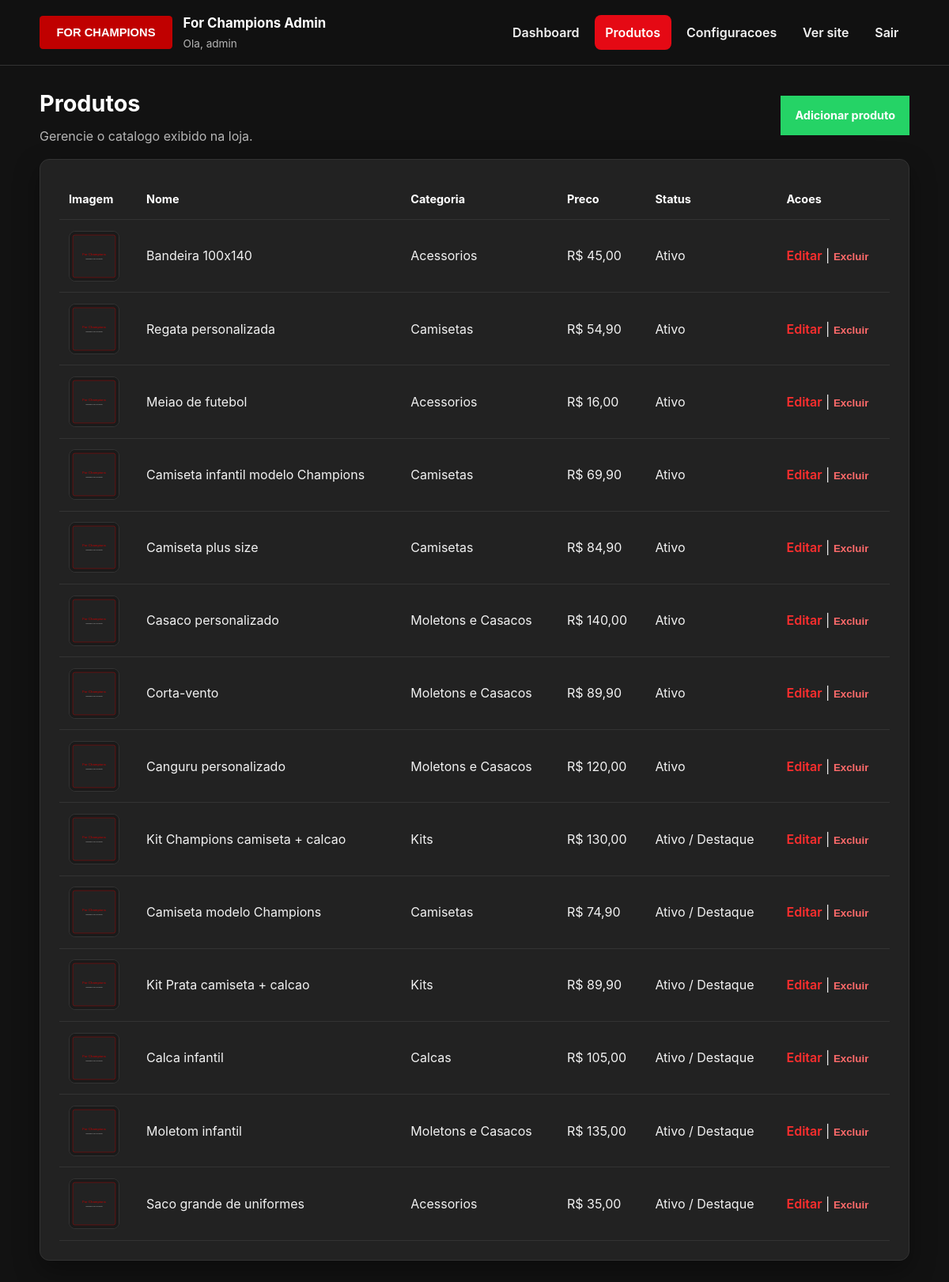
/admin/produtos.php (signed in), run on the app's committed database.
### tables this page shows
CREATE TABLE IF NOT EXISTS products (
    id INT UNSIGNED AUTO_INCREMENT PRIMARY KEY,
    nome VARCHAR(180) NOT NULL,
    slug VARCHAR(180) NOT NULL UNIQUE,
    categoria VARCHAR(80) NOT NULL,
    preco DECIMAL(10,2) NOT NULL DEFAULT 0,
    descricao TEXT NOT NULL,
    imagem VARCHAR(255) DEFAULT NULL,
    destaque TINYINT(1) NOT NULL DEFAULT 0,
    ativo TINYINT(1) NOT NULL DEFAULT 1,
    ordem INT NOT NULL DEFAULT 0,
    created_at TIMESTAMP DEFAULT CURRENT_TIMESTAMP
);

### src/config.php (called while the page is built, shortened)
<?php
return [
    'db' => [
        'host' => getenv('DB_HOST') ?: 'db',
        'port' => (int) (getenv('DB_PORT') ?: 3306),
        'name' => getenv('DB_NAME') ?: 'forchampions',
        'user' => getenv('DB_USER') ?: 'fc_user',
        'pass' => getenv('DB_PASS') ?: 'fc_pass',
    ],
    'app' => [
        'url' => rtrim(getenv('APP_URL') ?: 'http://localhost:8081', '/'),
        'name' => 'For Champions',
        'email' => 'contato@forchampions.com.br',
        'timezone' => 'America/Sao_Paulo',
    ],
    'upload' => [
        'max_bytes' => 5 * 1024 * 1024,
        'allowed' => ['image/jpeg', 'image/png', 'image/webp', 'image/gif'],
    ],
];

### src/helpers.php (called while the page is built, shortened)
<?php
function appConfig(): array
{
    return require SRC_PATH . '/config.php';
}
function e(?string $value): string
{
    return htmlspecialchars($value ?? '', ENT_QUOTES, 'UTF-8');
}
function baseUrl(string $path = ''): string
{
    $base = appConfig()['app']['url'];
    $path = ltrim($path, '/');
    return $path === '' ? $base : $base . '/' . $path;
}
function assetUrl(string $path): string
{
    return baseUrl(ltrim($path, '/'));
}
function publicPath(string $path = ''): string
{
    $path = ltrim($path, '/');
    return $path === '' ? PUBLIC_PATH : PUBLIC_PATH . '/' . $path;
}
function formatPrice(float $price): string
{
    return 'R$ ' . number_format($price, 2, ',', '.');
}
function productImageUrl(?string $path): string
{
    if (!file_exists(publicPath($path))) {
        return assetUrl('assets/images/branding/placeholder-product.svg');
    }
    return assetUrl($path);
}

### src/auth.php (called while the page is built, shortened)
<?php
function currentAdminUsername(): string
{
    return $_SESSION['admin_username'] ?? 'admin';
}

### src/db.php (called while the page is built, shortened)
<?php
function db(): PDO
{
    $config = appConfig()['db'];
    $dsn = sprintf(
        'mysql:host=%s;port=%d;dbname=%s;charset=utf8mb4',
        $config['host'],
        $config['port'],
        $config['name']
    );
    $pdo = new PDO($dsn, $config['user'], $config['pass'], [
        PDO::ATTR_ERRMODE => PDO::ERRMODE_EXCEPTION,
        PDO::ATTR_DEFAULT_FETCH_MODE => PDO::FETCH_ASSOC,
        PDO::MYSQL_ATTR_INIT_COMMAND => 'SET NAMES utf8mb4 COLLATE utf8mb4_unicode_ci',
    ]);
    return $pdo;
}

### public/admin/produtos.php (the view, shortened to what this page needs)
<?php
$action = $_GET['action'] ?? 'list';
$product = null;
$products = db()->query('SELECT * FROM products ORDER BY ordem ASC, nome ASC')->fetchAll();
renderAdminHeader($action === 'create' ? 'Novo produto' : ($action === 'edit' ? 'Editar produto' : 'Produtos'));
?>
<?php if ($action === 'create' || $action === 'edit'): ?>
    <h1 class="admin-page-title"><?= $action === 'create' ? 'Adicionar produto' : 'Editar produto' ?></h1>
    <p class="admin-page-subtitle">Preencha os dados do produto exibidos na landing page.</p>
    <div class="admin-card">
        <form method="post" enctype="multipart/form-data" class="form-grid">
            <input type="hidden" name="csrf_token" value="<?= e(csrfToken()) ?>">
            <input type="hidden" name="action" value="<?= $action === 'create' ? 'create' : 'update' ?>">
            <?php if ($product): ?><input type="hidden" name="id" value="<?= (int) $product['id'] ?>"><?php endif; ?>
            <label>Nome<input type="text" name="nome" required value="<?= e($product['nome'] ?? '') ?>"></label>
            <label>Slug<input type="text" name="slug" value="<?= e($product['slug'] ?? '') ?>" placeholder="Gerado automaticamente se vazio"></label>
            <label>Categoria<input type="text" name="categoria" required value="<?= e($product['categoria'] ?? '') ?>"></label>
            <label>Preco<input type="text" name="preco" required value="<?= e(isset($product['preco']) ? number_format((float) $product['preco'], 2, ',', '.') : '') ?>"></label>
            <label>Descrição<textarea name="descricao" rows="6"><?= e($product['descricao'] ?? '') ?></textarea></label>
            <label>Imagem<input type="file" name="imagem" accept="image/*"></label>
            <?php if (!empty($product['imagem'])): ?><img class="admin-thumb" src="<?= e(productImageUrl($product['imagem'])) ?>" alt=""><?php endif; ?>
            <label class="checkbox-label"><input type="checkbox" name="destaque" <?= !empty($product['destaque']) ? 'checked' : '' ?>> Destaque (mais vendidos)</label>
            <label class="checkbox-label"><input type="checkbox" name="ativo" <?= !isset($product['ativo']) || !empty($product['ativo']) ? 'checked' : '' ?>> Ativo</label>
            <label>Ordem<input type="number" name="ordem" value="<?= e((string) ($product['ordem'] ?? 0)) ?>"></label>
            <div class="admin-actions">
                <button class="btn btn-whatsapp" type="submit">Salvar produto</button>
                <a class="btn btn-outline" href="/admin/produtos.php">Cancelar</a>
            </div>
        </form>
    </div>
<?php else: ?>
    <div class="admin-card-header">
        <div>
            <h1 class="admin-page-title">Produtos</h1>
            <p class="admin-page-subtitle">Gerencie o catalogo exibido na loja.</p>
        </div>
        <a class="btn btn-whatsapp" href="/admin/produtos.php?action=create">Adicionar produto</a>
    </div>
    <div class="admin-card">
        <div class="admin-table-wrap">
            <table class="admin-table">
                <thead>
                    <tr><th>Imagem</th><th>Nome</th><th>Categoria</th><th>Preco</th><th>Status</th><th>Acoes</th></tr>
                </thead>
                <tbody>
                    <?php foreach ($products as $item): ?>
                        <tr>
                            <td><img class="admin-thumb" src="<?= e(productImageUrl($item['imagem'])) ?>" alt=""></td>
                            <td><?= e($item['nome']) ?></td>
                            <td><?= e($item['categoria']) ?></td>
                            <td><?= e(formatPrice((float) $item['preco'])) ?></td>
                            <td><?= (int) $item['ativo'] === 1 ? 'Ativo' : 'Inativo' ?><?= (int) $item['destaque'] === 1 ? ' / Destaque' : '' ?></td>
                            <td>
                                <a href="/admin/produtos.php?action=edit&id=<?= (int) $item['id'] ?>">Editar</a> |
                                <form method="post" class="admin-inline-form" onsubmit="return confirm('Excluir este produto?');">
                                    <button type="submit">Excluir</button>
                                </form>
                            </td>
                        </tr>
                    <?php endforeach; ?>
                </tbody>
            </table>
        </div>
    </div>
<?php endif; ?>
<?php renderAdminFooter(); ?>

### src/views/admin.php (shortened to what this page needs)
<?php
function adminLogoUrl(): string
{
    return file_exists(publicPath('assets/images/branding/logo.png'))
        ? assetUrl('assets/images/branding/logo.png')
        : assetUrl('assets/images/branding/logo.svg');
}
function adminNavLink(string $href, string $label, string $activeFile): string
{
    $current = basename($_SERVER['PHP_SELF'] ?? '');
    $class = $current === $activeFile ? 'is-active' : '';
    return '<a href="' . e($href) . '" class="' . e($class) . '">' . e($label) . '</a>';
}
function renderAdminHeader(string $title): void
{
    ?>
<!DOCTYPE html>
<html lang="pt-BR">
<head>
    <link rel="stylesheet" href="<?= assetUrl('assets/css/style.css') ?>">
</head>
<body class="admin-body">
<div class="admin-topbar">
    <div class="admin-header">
        <div class="admin-brand">
            <img src="<?= e(adminLogoUrl()) ?>" alt="For Champions">
            <div>
                <strong>For Champions Admin</strong>
                <span>Ola, <?= e(currentAdminUsername()) ?></span>
            </div>
        </div>
        <nav class="admin-nav">
            <?= adminNavLink('/admin/index.php', 'Dashboard', 'index.php') ?>
            <?= adminNavLink('/admin/produtos.php', 'Produtos', 'produtos.php') ?>
            <?= adminNavLink('/admin/settings.php', 'Configuracoes', 'settings.php') ?>
            <a href="/" target="_blank">Ver site</a>
            <a href="/admin/logout.php">Sair</a>
        </nav>
    </div>
</div>
<div class="admin-shell">
<?php
}
function renderAdminFooter(): void
{
    ?>
</div>
</body>
</html>
<?php
}

### public/assets/css/style.css (style rules this page uses)
:root { --color-0: #e50914; --color-1: #ffffff; --color-2: #e1e1e6; --color-3: #b0b0b0; --color-4: #0d0d0d; --color-5: #1a1a1a; --color-6: #8b0000; --color-7: #292929; --color-8: #ff2e2e; --accent-sale: #cc1818; --accent-cta: #c7003c; --accent-yellow: #ffcc00; --bg-page: var(--color-4); --bg-section: var(--color-5); --bg-card: #0d0d0d; --bg-input: var(--color-7); --border: var(--color-7); --text: var(--color-1); --text-muted: var(--color-3); --white: #ffffff; --shadow: none; --radius: 0; --container: 1200px; }
* { box-sizing: border-box; }
body { margin: 0; font-family: -apple-system, BlinkMacSystemFont, "Segoe UI", Roboto, Oxygen-Sans, Ubuntu, Cantarell, "Helvetica Neue", sans-serif; color: var(--text); background: var(--bg-page); line-height: 1.65; }
a { color: inherit; text-decoration: none; }
img { max-width: 100%; display: block; }
.btn { display: inline-flex; align-items: center; justify-content: center; padding: 0.7rem 1rem; border-radius: 0; font-weight: 700; font-size: 0.9rem; border: 2px solid transparent; cursor: pointer; transition: background 0.2s ease, color 0.2s ease, border-color 0.2s ease; }
.btn-whatsapp { background: #25d366; color: var(--color-1); }
.admin-body { --bg-dark: #121212; --bg-section: #181818; --bg-card: #222222; --bg-input: #1e1e1e; --border: #333333; --text: #f2f2f2; --text-muted: #b5b5b5; --red: var(--color-0); --red-light: var(--color-8); --white: #ffffff; background: var(--bg-dark); min-height: 100vh; color: var(--text); }
.admin-topbar { background: rgba(18, 18, 18, 0.96); border-bottom: 1px solid var(--border); backdrop-filter: blur(8px); position: sticky; top: 0; z-index: 10; }
.admin-header, .admin-shell { width: min(1100px, calc(100% - 2rem)); margin: 0 auto; }
.admin-header { display: flex; justify-content: space-between; align-items: center; gap: 1rem; padding: 1rem 0; }
.admin-brand { display: flex; align-items: center; gap: 0.85rem; }
.admin-brand img { height: 42px; width: auto; }
.admin-brand strong { display: block; color: var(--white); font-size: 1.05rem; }
.admin-brand span { display: block; color: var(--text-muted); font-size: 0.85rem; }
.admin-nav { display: flex; gap: 0.35rem; flex-wrap: wrap; }
.admin-nav a { color: var(--text); font-weight: 600; padding: 0.55rem 0.85rem; border-radius: 8px; transition: background 0.2s ease, color 0.2s ease; }
.admin-nav a.is-active { background: var(--red); color: var(--white); }
.admin-shell { padding: 1.5rem 0 3rem; }
.admin-page-title { margin: 0 0 0.35rem; color: var(--white); font-size: 1.8rem; }
.admin-page-subtitle { margin: 0 0 1.5rem; color: var(--text-muted); }
.admin-card { background: var(--bg-card); border: 1px solid var(--border); border-radius: 12px; padding: 1.5rem; box-shadow: 0 12px 32px rgba(0, 0, 0, 0.35); margin-bottom: 1.5rem; }
.admin-table-wrap { overflow-x: auto; }
.admin-table { width: 100%; border-collapse: collapse; }
.admin-table th { padding: 0.85rem 0.75rem; border-bottom: 1px solid var(--border); text-align: left; color: var(--white); font-size: 0.9rem; }
.admin-table td { padding: 0.85rem 0.75rem; border-bottom: 1px solid var(--border); text-align: left; color: var(--text); }
.admin-table a { color: var(--red-light); font-weight: 600; }
.admin-table button[type="submit"] { background: none; border: none; color: #ff6b6b; cursor: pointer; font-weight: 600; padding: 0; }
.admin-inline-form { display: inline; }
.admin-card-header + .admin-card { margin-top: 0; }
.admin-thumb { width: 64px; height: 64px; object-fit: cover; border-radius: 8px; border: 1px solid var(--border); }
.admin-card-header { display: flex; justify-content: space-between; align-items: center; gap: 1rem; margin-bottom: 1rem; }
.admin-card-header .admin-page-title { margin-bottom: 0.25rem; }
.admin-card-header .admin-page-subtitle { margin-bottom: 0; }

### data on the page
products: nome "Bandeira 100x140", categoria "Acessorios", preco "R$ 45,00", ativo "Ativo"
products: nome "Regata personalizada", categoria "Camisetas", preco "R$ 54,90", ativo "Ativo"
products: nome "Meiao de futebol", categoria "Acessorios", preco "R$ 16,00", ativo "Ativo"
products: nome "Camiseta infantil modelo Champions", categoria "Camisetas", preco "R$ 69,90", ativo "Ativo"
products: nome "Camiseta plus size", categoria "Camisetas", preco "R$ 84,90", ativo "Ativo"
products: nome "Casaco personalizado", categoria "Moletons e Casacos", preco "R$ 140,00", ativo "Ativo"
products: nome "Corta-vento", categoria "Moletons e Casacos", preco "R$ 89,90", ativo "Ativo"
products: nome "Canguru personalizado", categoria "Moletons e Casacos", preco "R$ 120,00", ativo "Ativo"
products: nome "Kit Champions camiseta + calcao", categoria "Kits", preco "R$ 130,00", ativo "Ativo", destaque "/ Destaque"
products: nome "Camiseta modelo Champions", categoria "Camisetas", preco "R$ 74,90", ativo "Ativo", destaque "/ Destaque"
products: nome "Kit Prata camiseta + calcao", categoria "Kits", preco "R$ 89,90", ativo "Ativo", destaque "/ Destaque"
products: nome "Calca infantil", categoria "Calcas", preco "R$ 105,00", ativo "Ativo", destaque "/ Destaque"
products: nome "Moletom infantil", categoria "Moletons e Casacos", preco "R$ 135,00", ativo "Ativo", destaque "/ Destaque"
products: nome "Saco grande de uniformes", categoria "Acessorios", preco "R$ 35,00", ativo "Ativo", destaque "/ Destaque"

### other printed values
currentAdminUsername() "admin"
$label "Dashboard Produtos Configuracoes"
